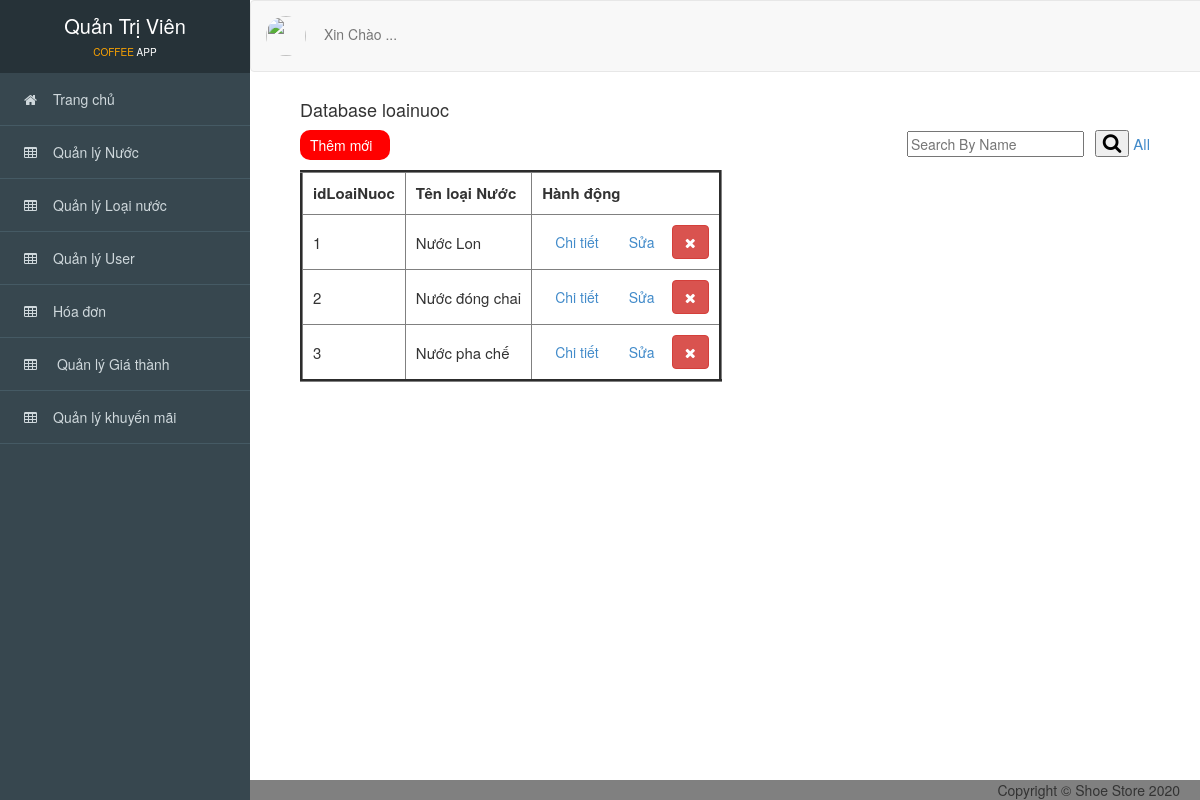
Page /Admin/index.php?action=loainuoc on the committed database.
### tables this page shows
CREATE TABLE `loainuoc` (
  `idLoaiNuoc` int(11) NOT NULL,
  `tenLN` varchar(255) NOT NULL
);

### Admin/controller_admin/quanlyloainuoc.php (called while the page is built, shortened)
<?php
    require_once('./model_admin/loainuoc.php');
    class loainuoccontroller
    {
    	var $loainuoc_model;
    	public function __construct()
    	{
    		$this->loainuoc_model = new loainuoc();
    	}
    	public function list()
    	{
    		if(isset($_POST['timkiem_lsp'])){
                $timkiem_lsp = $_POST['timkiem_lsp'];
                $data = $this->loainuoc_model->timkiem_lsp($timkiem_lsp);
            }else{
                $data = $this->loainuoc_model->all();
            }
            require_once('views_admin/index.php');
    	}
       }
?>

### Admin/model_admin/ketnoi.php (called while the page is built, shortened)
<?php
    class ketnoi
    {
    	function __construct()
    	{
    		$host = "localhost";
    		$username ="root";
    		$password = "";
    		$dbname = "coffe_app";
    		$this->connect = new mysqli($host,$username,$password,$dbname);
    	}
    }
?>

### Admin/model_admin/loainuoc.php (called while the page is built, shortened)
<?php
    require_once('ketnoi.php');
    class loainuoc
    {
    	var $conn;
    	function __construct()
    	{
    		$connect_obj = new ketnoi();
    		$this->conn = $connect_obj->connect;
    	}
    	function all()
    	{
    		$query = "SELECT * FROM loainuoc ORDER BY idLoaiNuoc";
    		$result = $this->conn->query($query);
    		$data = array();
    		while ($row = $result->fetch_assoc()) {
       		   $data[] = $row;
    		}
    		return $data;
    	}
    }
?>

### Admin/views_admin/loainuoc/quanlyloainuoc.php (the view)
<div id="viewport">
<div class="container-fluid" id="noidung">
      <h4>Database loainuoc</h4>
      <a class="pull-left themmoi" href="?action=themloainuoc_giaodien"> Thêm mới</a>
      <div class="search_box pull-right" style="margin-right: 50px; margin-top: 0px;">
          <form method="POST" action="?action=loainuoc">
          <input type="text" placeholder="Search By Name" name="timkiem_lsp">&ensp;
          <button type="submit"><i class="fa fa-search"></i></button>
          <a href="?action=loainuoc" style="font-size: 15px;">All</a>
        </form>
      </div>
      <br>
      <br>
      <table border="3" cellpadding="10" style="font-size: 15px;">
          <thead>
               <tr>
                  <th>idLoaiNuoc</th>
                  <th class="theadd">Tên loại Nước</th>
                  <th>Hành động</th>
               </tr>
          </thead>
          <tbody>
            <?php foreach ($data as $value) { ?>
              <tr>
                  <td scope="row"><?= $value['idLoaiNuoc'] ?></td>
                 <td><?= $value['tenLN'] ?></td>
                  <td>
                      <a href="?action=xemloainuoc&id=<?= $value['idLoaiNuoc'] ?>" type="button" class="btn btn-light">Chi tiết</a>
                      <a href="?action=sualoainuoc&id=<?= $value['idLoaiNuoc'] ?>" type="button" class="btn  btn-light">Sửa</a>
                      <a href="?action=xoaloainuoc&id=<?= $value['idLoaiNuoc'] ?>" onclick="return confirm('Bạn có thật sự muốn xóa ?');" type="button" class="btn btn-danger"title="Xóa ">
                        <i class="fa fa-times"></i></a>
                  </td>
              </tr>
              <?php } ?>
          </tbody>
      </table>
      <br>
      <br>
      <br>
</div>
</div>

### Admin/public_admin/css/style.css (style rules this page uses)
div.search_box { margin-top: 21px; }
i.fa-search { font-size: 20px; }
body { overflow-x: hidden; font-family: 'Roboto', sans-serif; font-size: 16px; }
#viewport { padding-left: 250px; -webkit-transition: all 0.5s ease; -moz-transition: all 0.5s ease; -o-transition: all 0.5s ease; transition: all 0.5s ease; }
#noidung { padding-top: 90px; padding-left: 50px; background-color: white; }
th.theadd { min-width: 100px; max-width: 170px; }
a.themmoi { height: 30px; width: 90px; background-color: red; color:white; padding: 5px 10px 5px; border-radius: 10px; }

### rows in the picture
loainuoc: idLoaiNuoc "1", tenLN "Nước Lon"
loainuoc: idLoaiNuoc "2", tenLN "Nước đóng chai"
loainuoc: idLoaiNuoc "3", tenLN "Nước pha chế"
